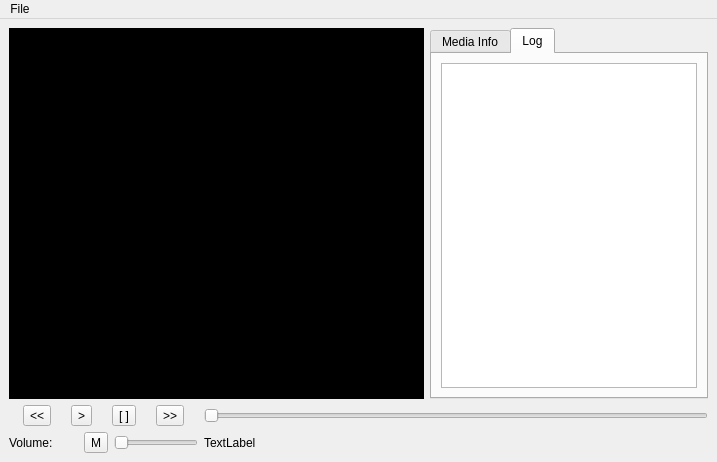
<?xml version="1.0" encoding="UTF-8"?>
<ui version="4.0">
 <class>MainWindow</class>
 <widget class="QMainWindow" name="MainWindow">
  <property name="geometry">
   <rect>
    <x>0</x>
    <y>0</y>
    <width>717</width>
    <height>462</height>
   </rect>
  </property>
  <property name="windowTitle">
   <string>MainWindow</string>
  </property>
  <widget class="QWidget" name="centralwidget">
   <layout class="QGridLayout" name="gridLayout">
    <item row="0" column="0" colspan="6">
     <widget class="QFrame" name="frmVideo">
      <property name="sizePolicy">
       <sizepolicy hsizetype="Expanding" vsizetype="Expanding">
        <horstretch>0</horstretch>
        <verstretch>0</verstretch>
       </sizepolicy>
      </property>
      <property name="autoFillBackground">
       <bool>false</bool>
      </property>
      <property name="styleSheet">
       <string notr="true">background-color: rgb(0, 0, 0)</string>
      </property>
     </widget>
    </item>
    <item row="0" column="6">
     <widget class="QTabWidget" name="tabWidget">
      <property name="sizePolicy">
       <sizepolicy hsizetype="Fixed" vsizetype="Expanding">
        <horstretch>0</horstretch>
        <verstretch>0</verstretch>
       </sizepolicy>
      </property>
      <property name="currentIndex">
       <number>1</number>
      </property>
      <widget class="QWidget" name="tabWidgetPage1" native="true">
       <attribute name="title">
        <string>Media Info</string>
       </attribute>
       <layout class="QHBoxLayout" name="horizontalLayout_2">
        <item>
         <widget class="QTableWidget" name="tabMediaInfo">
          <property name="sizePolicy">
           <sizepolicy hsizetype="Fixed" vsizetype="Expanding">
            <horstretch>0</horstretch>
            <verstretch>0</verstretch>
           </sizepolicy>
          </property>
          <property name="editTriggers">
           <set>QAbstractItemView::NoEditTriggers</set>
          </property>
          <column>
           <property name="text">
            <string>Propertie</string>
           </property>
          </column>
          <column>
           <property name="text">
            <string>Value</string>
           </property>
          </column>
         </widget>
        </item>
       </layout>
      </widget>
      <widget class="QWidget" name="tab">
       <attribute name="title">
        <string>Log</string>
       </attribute>
       <layout class="QHBoxLayout" name="horizontalLayout_3">
        <item>
         <widget class="QPlainTextEdit" name="edtLog">
          <property name="sizePolicy">
           <sizepolicy hsizetype="Fixed" vsizetype="Expanding">
            <horstretch>0</horstretch>
            <verstretch>0</verstretch>
           </sizepolicy>
          </property>
         </widget>
        </item>
       </layout>
      </widget>
     </widget>
    </item>
    <item row="2" column="0" colspan="3">
     <layout class="QHBoxLayout" name="horizontalLayout">
      <item>
       <widget class="QToolButton" name="btnBack">
        <property name="text">
         <string>&lt;&lt;</string>
        </property>
       </widget>
      </item>
      <item>
       <widget class="QToolButton" name="btnPlay">
        <property name="text">
         <string>&gt;</string>
        </property>
       </widget>
      </item>
      <item>
       <widget class="QToolButton" name="btnStop">
        <property name="text">
         <string>[ ]</string>
        </property>
       </widget>
      </item>
      <item>
       <widget class="QToolButton" name="btnFoward">
        <property name="text">
         <string>&gt;&gt;</string>
        </property>
       </widget>
      </item>
     </layout>
    </item>
    <item row="2" column="3" colspan="4">
     <widget class="QSlider" name="sldProgress">
      <property name="orientation">
       <enum>Qt::Horizontal</enum>
      </property>
     </widget>
    </item>
    <item row="3" column="0">
     <widget class="QLabel" name="label_2">
      <property name="text">
       <string>Volume:</string>
      </property>
     </widget>
    </item>
    <item row="3" column="1">
     <widget class="QToolButton" name="btnMute">
      <property name="text">
       <string>M</string>
      </property>
      <property name="checkable">
       <bool>true</bool>
      </property>
     </widget>
    </item>
    <item row="3" column="2">
     <widget class="QSlider" name="sldVolume">
      <property name="sizePolicy">
       <sizepolicy hsizetype="Preferred" vsizetype="Fixed">
        <horstretch>0</horstretch>
        <verstretch>0</verstretch>
       </sizepolicy>
      </property>
      <property name="orientation">
       <enum>Qt::Horizontal</enum>
      </property>
     </widget>
    </item>
    <item row="3" column="3" colspan="4">
     <widget class="QLabel" name="label">
      <property name="text">
       <string>TextLabel</string>
      </property>
     </widget>
    </item>
   </layout>
  </widget>
  <widget class="QMenuBar" name="menubar">
   <property name="geometry">
    <rect>
     <x>0</x>
     <y>0</y>
     <width>717</width>
     <height>22</height>
    </rect>
   </property>
   <widget class="QMenu" name="menuFile">
    <property name="title">
     <string>File</string>
    </property>
    <addaction name="actionOpen"/>
    <addaction name="actionQuit"/>
   </widget>
   <addaction name="menuFile"/>
  </widget>
  <action name="actionOpen">
   <property name="text">
    <string>Open</string>
   </property>
  </action>
  <action name="actionQuit">
   <property name="text">
    <string>Quit</string>
   </property>
  </action>
 </widget>
 <resources/>
 <connections/>
</ui>
